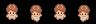

Below is a game level as drawn by its tile map, then a one-line description and the .tmx file that defines it, in full:
An orthogonal 8x2 tile map with 12x12 px tiles, 1 tile layer (Tile Layer 1).

<map version="1.10" tiledversion="1.11.1" orientation="orthogonal" renderorder="right-down" width="8" height="2" tilewidth="12" tileheight="12" infinite="0" nextlayerid="2" nextobjectid="1">
 <tileset firstgid="1" source="playerDown.tsx" />
 <layer id="1" name="Tile Layer 1" width="8" height="2">
  <data encoding="csv">
1,2,3,4,9,10,11,12,
5,6,7,8,13,14,15,16
</data>
 </layer>
</map>
